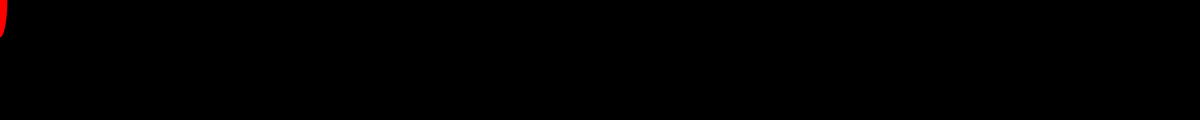
Frame 1 (no input)
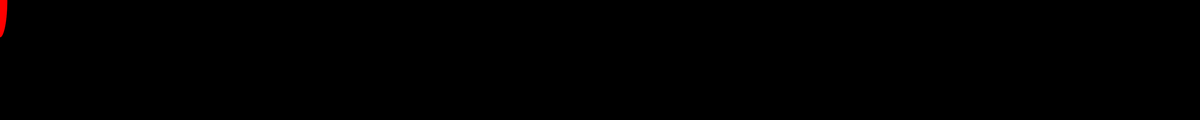
Frame 60 (no input)
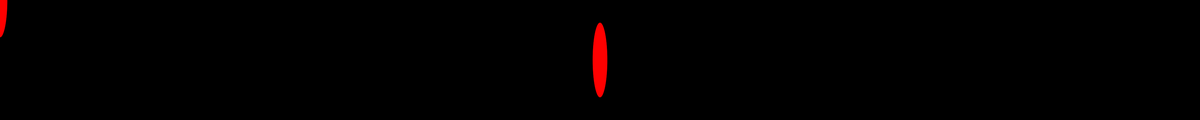
Frame 120 (the mouse pressed at the canvas centre since frame 60)

The p5.js sketch that drew these frames (run headless with seeded random() and noise() and a simulated clock; from frame 60 on, the mouse is pressed at the canvas centre):

// p5.js sketch
// ── sketch.js
function setup() {
  createCanvas(4000, 400)
  background(0, 0, 0)
}

function draw() {
  fill(300, 0, 0)
  ellipse(mouseX, mouseY, 50, 250)
}
